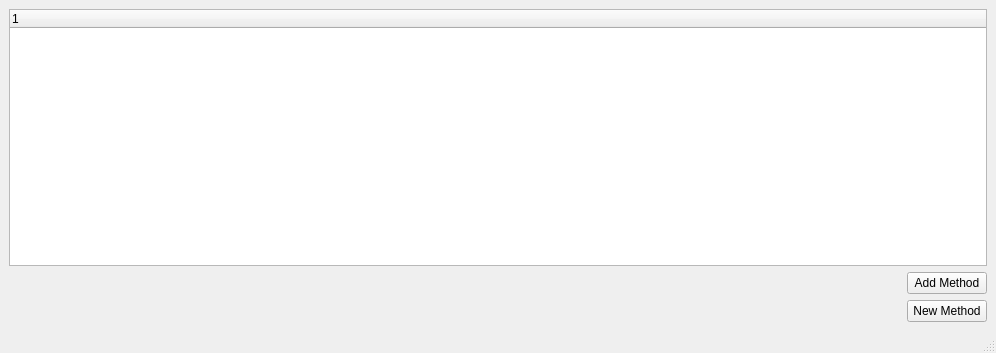
<?xml version="1.0" encoding="UTF-8"?>
<ui version="4.0">
 <class>customMethodConstructorWindow</class>
 <widget class="QMainWindow" name="customMethodConstructorWindow">
  <property name="geometry">
   <rect>
    <x>0</x>
    <y>0</y>
    <width>996</width>
    <height>353</height>
   </rect>
  </property>
  <property name="windowTitle">
   <string>MainWindow</string>
  </property>
  <widget class="QWidget" name="centralwidget">
   <layout class="QGridLayout" name="gridLayout">
    <item row="0" column="0" colspan="2">
     <widget class="QTreeWidget" name="methodSetupTreeWidget">
      <column>
       <property name="text">
        <string notr="true">1</string>
       </property>
      </column>
     </widget>
    </item>
    <item row="1" column="0">
     <spacer name="horizontalSpacer">
      <property name="orientation">
       <enum>Qt::Horizontal</enum>
      </property>
      <property name="sizeHint" stdset="0">
       <size>
        <width>40</width>
        <height>20</height>
       </size>
      </property>
     </spacer>
    </item>
    <item row="1" column="1">
     <widget class="QPushButton" name="addMethodBtn">
      <property name="text">
       <string>Add Method</string>
      </property>
     </widget>
    </item>
    <item row="2" column="1">
     <widget class="QPushButton" name="newMethodBtn">
      <property name="text">
       <string>New Method</string>
      </property>
     </widget>
    </item>
   </layout>
  </widget>
  <widget class="QMenuBar" name="menubar">
   <property name="geometry">
    <rect>
     <x>0</x>
     <y>0</y>
     <width>996</width>
     <height>22</height>
    </rect>
   </property>
  </widget>
  <widget class="QStatusBar" name="statusbar"/>
 </widget>
 <resources/>
 <connections/>
</ui>
